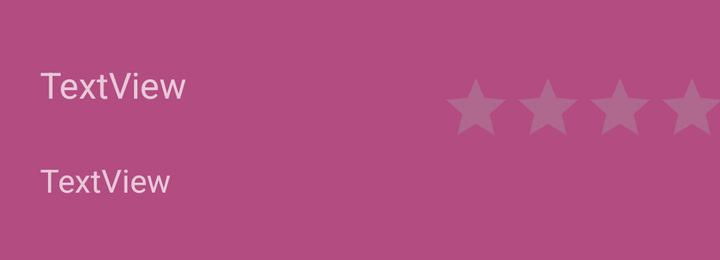
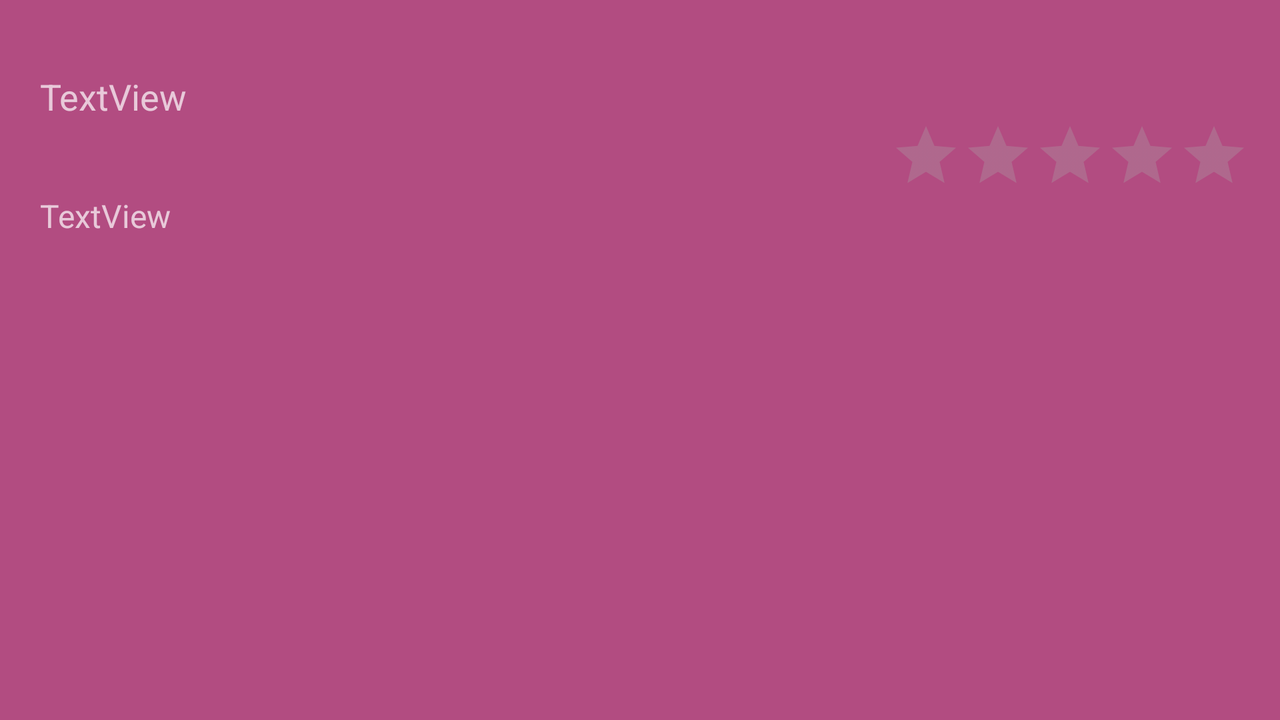

Two renders of one Android screen. The first uses the default layout on a phone; the second uses the alternative layout the repository ships for a different screen configuration, on a matching device. The two XML files are below.
<!-- AndroidManifest.xml: application theme Theme.AppCompat.NoActionBar -->
<!-- res/layout/list_historial.xml -->
<?xml version="1.0" encoding="utf-8"?>
<androidx.constraintlayout.widget.ConstraintLayout xmlns:android="http://schemas.android.com/apk/res/android"
    xmlns:app="http://schemas.android.com/apk/res-auto"
    xmlns:tools="http://schemas.android.com/tools"
    android:layout_width="match_parent"
    android:layout_height="wrap_content"
    android:background="#b24c81">

    <LinearLayout
        android:layout_width="match_parent"
        android:layout_height="wrap_content"
        android:orientation="vertical"
        tools:ignore="MissingConstraints">
        <TextView
            android:id="@+id/tvInstrumento"
            android:layout_width="match_parent"
            android:layout_height="wrap_content"
            android:layout_marginLeft="20dp"
            android:layout_marginTop="30dp"
            android:layout_marginRight="230dp"
            android:layout_marginBottom="5dp"
            android:text="TextView"
            android:textSize="18sp"
            app:layout_constraintBottom_toTopOf="@+id/guideline2"
            app:layout_constraintEnd_toStartOf="@+id/guideline4"
            app:layout_constraintHorizontal_bias="0.0"
            app:layout_constraintStart_toStartOf="parent"
            app:layout_constraintTop_toTopOf="@+id/guideline"
            app:layout_constraintVertical_bias="0.352" />

        <TextView
            android:id="@+id/tvDificultad"
            android:layout_width="match_parent"
            android:layout_height="wrap_content"
            android:layout_marginLeft="20dp"
            android:layout_marginRight="197dp"
            android:layout_marginTop="20dp"
            android:layout_marginBottom="10dp"
            android:text="TextView"
            android:textSize="16sp"
            app:layout_constraintStart_toStartOf="parent"
            app:layout_constraintTop_toTopOf="@+id/guideline2" />
    </LinearLayout>

    <LinearLayout
        android:layout_width="match_parent"
        android:layout_height="wrap_content"
        android:orientation="vertical"
        tools:ignore="MissingConstraints">

        <RatingBar
            android:id="@+id/ratingBarPel"
            style="@style/Widget.AppCompat.RatingBar.Indicator"
            android:layout_width="180dp"
            android:layout_height="wrap_content"
            android:layout_marginTop="36dp"
            android:layout_marginLeft="220dp"
            android:layout_gravity="left"
            app:layout_constraintEnd_toEndOf="parent"
            app:layout_constraintTop_toTopOf="@+id/guideline"
            android:theme="@style/RatingBar"/>
    </LinearLayout>


    <androidx.constraintlayout.widget.Guideline
        android:id="@+id/guideline"
        android:layout_width="wrap_content"
        android:layout_height="wrap_content"
        android:orientation="horizontal"
        app:layout_constraintGuide_begin="20dp" />

    <androidx.constraintlayout.widget.Guideline
        android:id="@+id/guideline2"
        android:layout_width="wrap_content"
        android:layout_height="wrap_content"
        android:orientation="horizontal"
        app:layout_constraintGuide_begin="81dp" />

    <androidx.constraintlayout.widget.Guideline
        android:id="@+id/guideline3"
        android:layout_width="wrap_content"
        android:layout_height="wrap_content"
        android:orientation="vertical"
        app:layout_constraintGuide_begin="16dp" />

    <androidx.constraintlayout.widget.Guideline
        android:id="@+id/guideline4"
        android:layout_width="wrap_content"
        android:layout_height="wrap_content"
        android:orientation="vertical"
        app:layout_constraintGuide_end="288dp" />

    <androidx.constraintlayout.widget.Guideline
        android:id="@+id/guideline5"
        android:layout_width="wrap_content"
        android:layout_height="wrap_content"
        android:orientation="horizontal"
        app:layout_constraintGuide_begin="130dp" />

</androidx.constraintlayout.widget.ConstraintLayout>
<!-- resources referenced by this layout -->
<resources>
  <style name="RatingBar" parent="Theme.AppCompat">
          <item name="colorControlNormal">#A9A9A9</item>
          <item name="colorControlActivated">#FFD700</item>
      </style>
</resources>
<!-- res/layout-land/list_historial.xml (the repository's variant of the layout above) -->
<!-- drawn on the phone turned sideways -->
<?xml version="1.0" encoding="utf-8"?>
<androidx.constraintlayout.widget.ConstraintLayout xmlns:android="http://schemas.android.com/apk/res/android"
    xmlns:app="http://schemas.android.com/apk/res-auto"
    xmlns:tools="http://schemas.android.com/tools"
    android:layout_width="match_parent"
    android:layout_height="match_parent"
    android:background="#b24c81">

    <TextView
        android:id="@+id/tvInstrumento"
        android:layout_width="match_parent"
        android:layout_height="wrap_content"
        android:layout_marginLeft="20dp"
        android:layout_marginTop="10dp"
        android:layout_marginRight="397dp"
        android:layout_marginBottom="10dp"
        android:text="TextView"
        android:textSize="18sp"
        app:layout_constraintBottom_toTopOf="@+id/guideline2"
        app:layout_constraintEnd_toStartOf="@+id/guideline4"
        app:layout_constraintHorizontal_bias="0.0"
        app:layout_constraintStart_toStartOf="parent"
        app:layout_constraintTop_toTopOf="@+id/guideline"
        app:layout_constraintVertical_bias="0.352" />

    <TextView
        android:id="@+id/tvDificultad"
        android:layout_width="match_parent"
        android:layout_height="wrap_content"
        android:layout_marginLeft="20dp"
        android:layout_marginRight="497dp"
        android:layout_marginTop="16dp"
        android:text="TextView"
        android:textSize="16sp"
        app:layout_constraintStart_toStartOf="parent"
        app:layout_constraintTop_toTopOf="@+id/guideline2" />

    <RatingBar
        android:id="@+id/ratingBarPel"
        style="@style/Widget.AppCompat.RatingBar.Indicator"
        android:layout_width="180dp"
        android:layout_height="wrap_content"
        android:layout_marginTop="40dp"
        android:layout_marginLeft="500dp"
        android:layout_marginRight="15dp"
        android:theme="@style/RatingBar"
        app:layout_constraintEnd_toEndOf="parent"
        app:layout_constraintTop_toTopOf="@+id/guideline"/>

    <androidx.constraintlayout.widget.Guideline
        android:id="@+id/guideline"
        android:layout_width="wrap_content"
        android:layout_height="wrap_content"
        android:orientation="horizontal"
        app:layout_constraintGuide_begin="20dp" />

    <androidx.constraintlayout.widget.Guideline
        android:id="@+id/guideline2"
        android:layout_width="wrap_content"
        android:layout_height="wrap_content"
        android:orientation="horizontal"
        app:layout_constraintGuide_begin="81dp" />

    <androidx.constraintlayout.widget.Guideline
        android:id="@+id/guideline3"
        android:layout_width="wrap_content"
        android:layout_height="wrap_content"
        android:orientation="vertical"
        app:layout_constraintGuide_begin="16dp" />

    <androidx.constraintlayout.widget.Guideline
        android:id="@+id/guideline4"
        android:layout_width="wrap_content"
        android:layout_height="wrap_content"
        android:orientation="vertical"
        app:layout_constraintGuide_end="288dp" />

    <androidx.constraintlayout.widget.Guideline
        android:id="@+id/guideline5"
        android:layout_width="wrap_content"
        android:layout_height="wrap_content"
        android:orientation="horizontal"
        app:layout_constraintGuide_begin="130dp" />

</androidx.constraintlayout.widget.ConstraintLayout>
